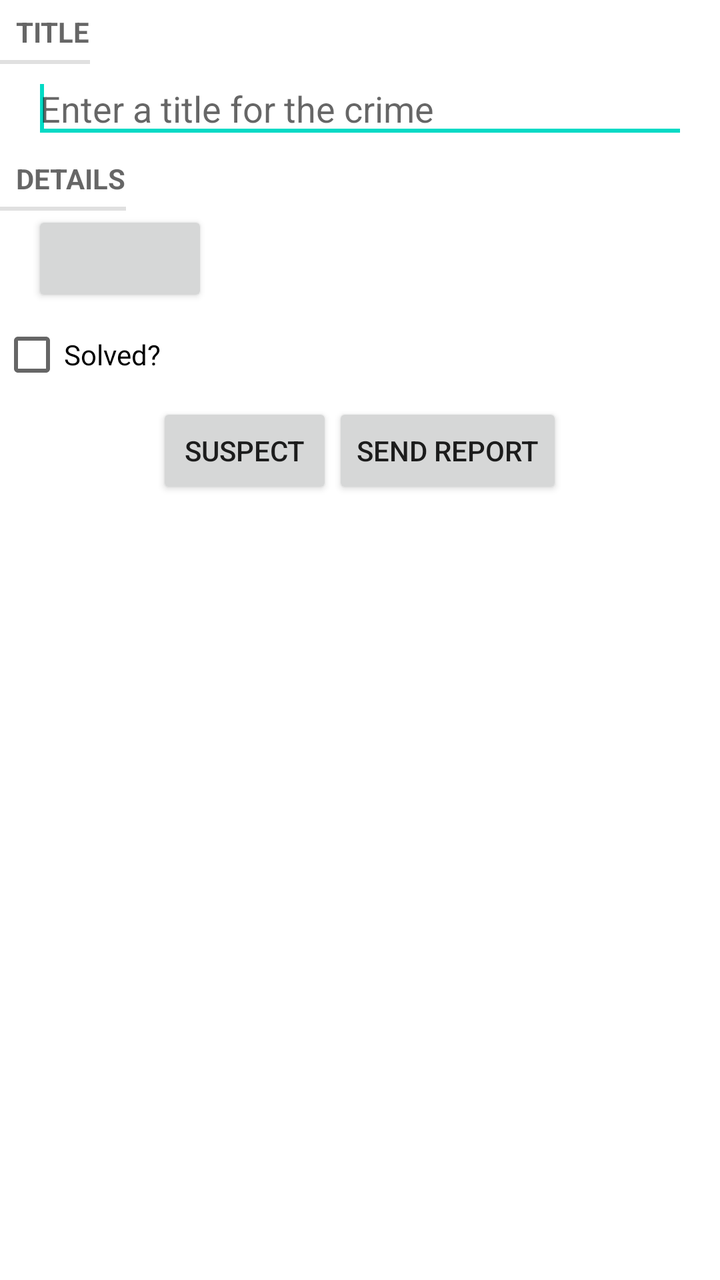
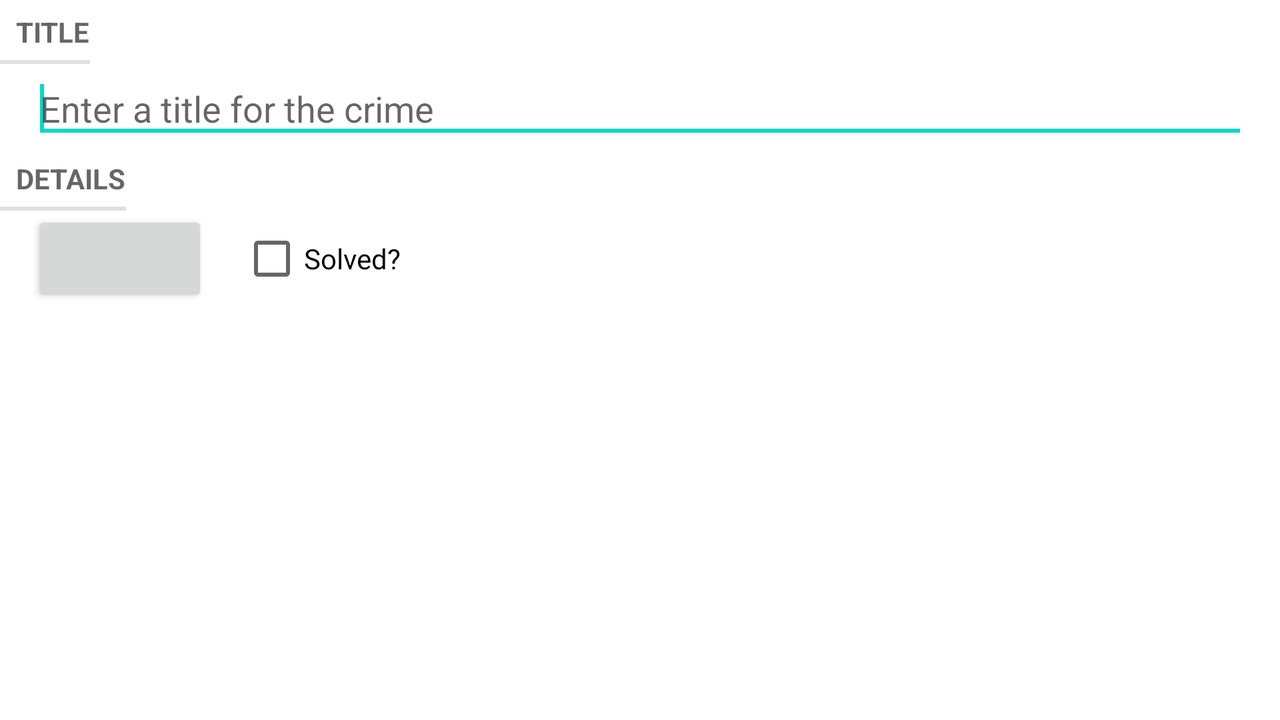

An Android layout and its configuration variant, each rendered on a device that would load it. The default file and the variant file are quoted in full after the pictures.
<!-- AndroidManifest.xml: application theme AppTheme -->
<!-- res/layout/fragment_crime.xml -->
<?xml version="1.0" encoding="utf-8"?>

<LinearLayout xmlns:android="http://schemas.android.com/apk/res/android"
    android:layout_width="match_parent"
    android:layout_height="match_parent"
    android:orientation="vertical" 
    android:layout_margin="10dp">

    <TextView
        android:layout_width="wrap_content"
        android:layout_height="wrap_content"
        android:text="@string/crime_title_label" 
        style="?android:listSeparatorTextViewStyle"/>

    <EditText
        android:id="@+id/crime_title"
        android:layout_width="match_parent"
        android:layout_height="wrap_content"
        android:ems="10"
        android:layout_marginLeft="16dp"
		android:layout_marginRight="16dp"
        android:hint="@string/crime_title_hint" >

        <requestFocus />
    </EditText>

    <TextView
        android:layout_width="wrap_content"
        android:layout_height="wrap_content"
        android:text="@string/crime_details_label"
        android:textAppearance="?android:attr/textAppearanceMedium" 
        style="?android:listSeparatorTextViewStyle"/>

    <Button
        android:id="@+id/crime_date"
        android:layout_width="wrap_content"
        android:layout_height="wrap_content"
        android:layout_marginLeft="16dp"
        android:layout_marginRight="16dp" />

    <CheckBox
        android:id="@+id/crime_solved"
        android:layout_width="wrap_content"
        android:layout_height="wrap_content"
        android:text="@string/crime_solved_label" />

    <LinearLayout
        android:layout_width="match_parent"
        android:layout_height="wrap_content"
        android:gravity="center" >

        <Button
            android:id="@+id/crime_suspectbutton"
            android:layout_width="wrap_content"
            android:layout_height="wrap_content"
            android:text="@string/crime_suspect_text" />

        <Button
            android:id="@+id/crime_reportButton"
            android:layout_width="wrap_content"
            android:layout_height="wrap_content"
            android:text="@string/crime_report_text" />

    </LinearLayout>

</LinearLayout>
<!-- resources referenced by this layout -->
<resources>
  <string name="crime_details_label">Details</string>
  <string name="crime_report_text">Send Report</string>
  <string name="crime_solved_label">Solved?</string>
  <string name="crime_suspect_text">Suspect</string>
  <string name="crime_title_hint">Enter a title for the crime</string>
  <string name="crime_title_label">Title</string>
</resources>
<!-- res/layout-land/fragment_crime.xml (the author's variant of the layout above) -->
<!-- drawn on the phone turned sideways -->
<?xml version="1.0" encoding="utf-8"?>

<LinearLayout xmlns:android="http://schemas.android.com/apk/res/android"
    android:layout_width="match_parent"
    android:layout_height="match_parent"
    android:orientation="vertical" 
    android:layout_margin="10dp">

    <TextView
        android:layout_width="wrap_content"
        android:layout_height="wrap_content"
        android:text="@string/crime_title_label" 
        style="?android:listSeparatorTextViewStyle"/>

    <EditText
        android:id="@+id/crime_title"
        android:layout_width="match_parent"
        android:layout_height="wrap_content"
        android:ems="10"
        android:layout_marginLeft="16dp"
		android:layout_marginRight="16dp"
        android:hint="@string/crime_title_hint" >

        <requestFocus />
    </EditText>

    <TextView
        android:layout_width="wrap_content"
        android:layout_height="wrap_content"
        android:text="@string/crime_details_label"
        android:textAppearance="?android:attr/textAppearanceMedium" 
        style="?android:listSeparatorTextViewStyle"/>

    <LinearLayout
        android:layout_width="match_parent"
        android:layout_height="wrap_content" >

        <Button
            android:id="@+id/crime_date"
            android:layout_width="wrap_content"
            android:layout_height="wrap_content"
            android:layout_marginLeft="16dp"
            android:layout_marginRight="16dp" />

        <CheckBox
            android:id="@+id/crime_solved"
            android:layout_width="wrap_content"
            android:layout_height="wrap_content"
            android:text="@string/crime_solved_label" />

    </LinearLayout>

</LinearLayout>
<!-- resources referenced by the variant -->
<!-- as the phone turned sideways resolves them -->
<resources>
  <string name="crime_details_label">Details</string>
  <string name="crime_solved_label">Solved?</string>
  <string name="crime_title_hint">Enter a title for the crime</string>
  <string name="crime_title_label">Title</string>
</resources>
